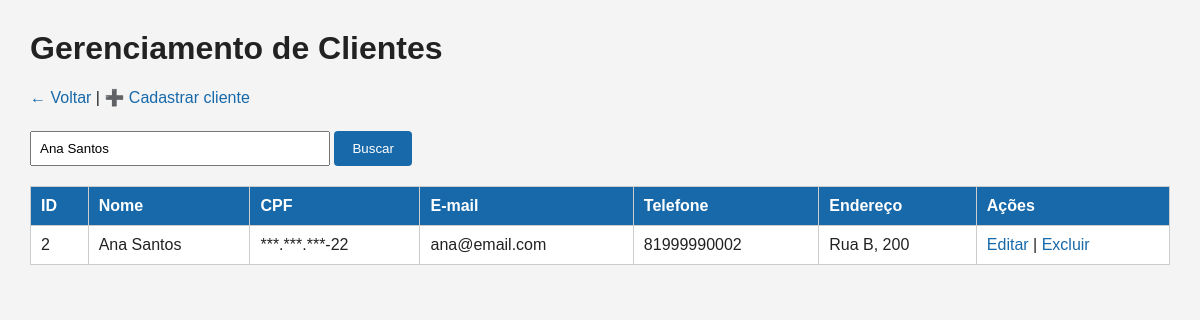
The app's page /clientes.php?busca=Ana Santos (signed in) with its own data.
### tables this page shows
CREATE TABLE clientes (
    id INT AUTO_INCREMENT PRIMARY KEY,
    nome VARCHAR(150) NOT NULL,
    cpf VARCHAR(255) NOT NULL,
    email VARCHAR(150) NOT NULL,
    telefone VARCHAR(20),
    endereco VARCHAR(255),
    criado_em TIMESTAMP DEFAULT CURRENT_TIMESTAMP
);

### conexao.php (called while the page is built, shortened)
<?php
function e($valor)
{
    return htmlspecialchars((string) $valor, ENT_QUOTES, "UTF-8");
}
function cpf_chave()
{
    return hash("sha256", CHAVE_CPF, true);
}
function cpf_descriptografar($valor)
{
    $dados = base64_decode((string) $valor, true);
    $cpf = openssl_decrypt(
        substr($dados, 16),
        "AES-256-CBC",
        cpf_chave(),
        OPENSSL_RAW_DATA,
        substr($dados, 0, 16)
    );
    return $cpf === false ? "" : $cpf;
}
function cpf_mascarar($valor)
{
    $cpf = cpf_descriptografar($valor);
    return strlen($cpf) === 11 ? "***.***.***-" . substr($cpf, -2) : "—";
}

### clientes.php (the view, shortened to what this page needs)
<?php
require_once "auth.php";
$busca = trim($_GET["busca"] ?? "");
if ($busca !== "") {
    $stmt = $pdo->prepare("
        SELECT * FROM clientes
        WHERE nome LIKE ? OR email LIKE ? OR telefone LIKE ?
        ORDER BY nome
    ");
    $termo = "%" . $busca . "%";
    $stmt->execute([$termo, $termo, $termo]);
} else {
    $stmt = $pdo->query("SELECT * FROM clientes ORDER BY nome");
}
$clientes = $stmt->fetchAll();
?>
<!DOCTYPE html>
<html lang="pt-br">
<head>
<link rel="stylesheet" href="estilo.css">
</head>
<body>
<h1>Gerenciamento de Clientes</h1>
<div class="topo">
    <a href="index.php">← Voltar</a> |
    <a href="cliente_inserir.php">➕ Cadastrar cliente</a>
</div>
<form method="GET" class="topo">
    <input type="text" name="busca" style="width:300px"
           placeholder="Digite nome, e-mail ou telefone"
           value="<?= e($busca) ?>">
    <button type="submit">Buscar</button>
</form>
<table>
<tr>
    <th>ID</th>
    <th>Nome</th>
    <th>CPF</th>
    <th>E-mail</th>
    <th>Telefone</th>
    <th>Endereço</th>
    <th>Ações</th>
</tr>
<?php foreach ($clientes as $cliente): ?>
<tr>
    <td><?= (int) $cliente["id"] ?></td>
    <td><?= e($cliente["nome"]) ?></td>
    <td><?= e(cpf_mascarar($cliente["cpf"])) ?></td>
    <td><?= e($cliente["email"]) ?></td>
    <td><?= e($cliente["telefone"]) ?></td>
    <td><?= e($cliente["endereco"]) ?></td>
    <td>
        <a href="cliente_editar.php?id=<?= (int) $cliente["id"] ?>">Editar</a>
        |
        <a href="cliente_deletar.php?id=<?= (int) $cliente["id"] ?>"
           onclick="return confirm('Deseja realmente excluir este cliente?')">Excluir</a>
    </td>
</tr>
<?php endforeach; ?>
</table>
</body>
</html>

### estilo.css (style rules this page uses)
body { font-family: Arial, sans-serif; margin: 0; padding: 30px; background: #f4f4f4; color: #222; }
h1 { margin-top: 0; }
a { color: #1769aa; text-decoration: none; }
table { width: 100%; border-collapse: collapse; background: white; }
th, td { border: 1px solid #ccc; padding: 10px; text-align: left; }
th { background: #1769aa; color: white; }
input, select { padding: 8px; width: 100%; box-sizing: border-box; margin-top: 4px; }
button { padding: 10px 18px; background: #1769aa; color: white; border: 0; border-radius: 4px; cursor: pointer; }
.topo { margin-bottom: 20px; }

### records on screen
clientes: id "2", nome "Ana Santos", cpf "***.***.***-22", email "ana@email.com", telefone "81999990002", endereco "Rua B, 200"
